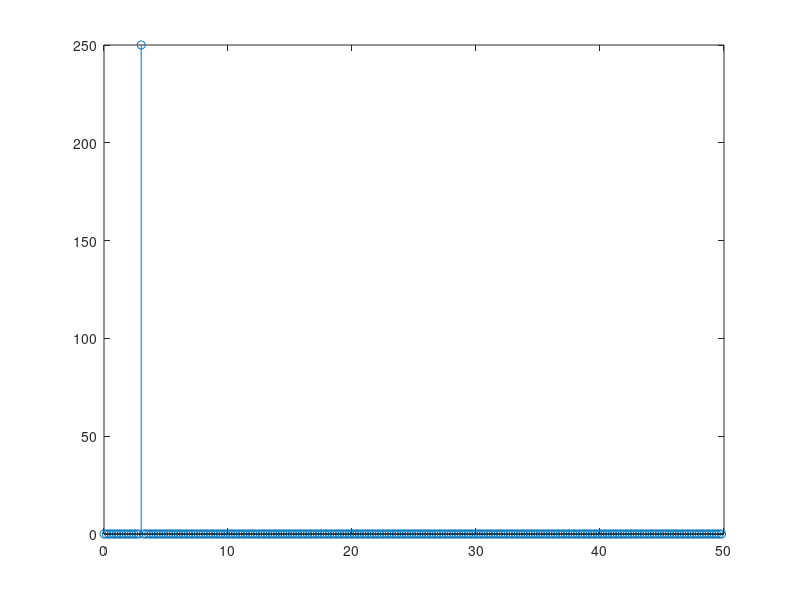
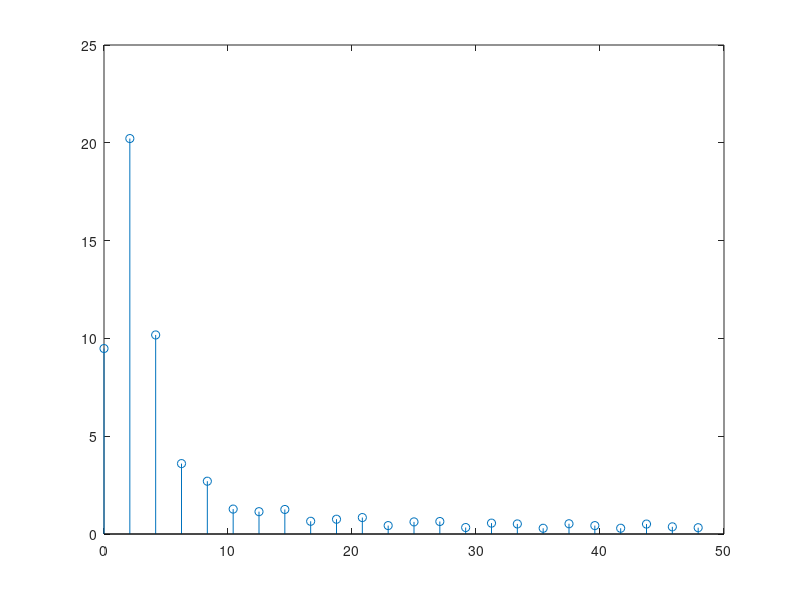

MATLAB code to generate these figures, in order: (Note: this script raises an error after producing the figures.)
% Purpose: to test if slicing a signal changes its frequency spectrum and
% learn proper implementation of FFT on Matlab

close all; clear all; clc
Fs = 100;                % Sampling Freq (in Hz)
T = 1/Fs;               % Sampling Period (in sec)
L = 5;                  % Length of Signal (in sec)
nfft = L * Fs;          % Number of Points
t = 0:T:L;              % Time Vector
freq = 3;               % Signal Freq (in Hz)


x = sin(freq*2*pi*t);   
X = fft(x, nfft);
X_half = X(1:nfft/2);    % Spectrum of real signal is always symmetric, so we throw away half of it
f = (0:nfft/2 - 1) * Fs/nfft;
figure()
stem(f, abs(X_half))


x_broken = [x(1:17), x(50:80)];
nfft_broken = length(x_broken); 
X_broken = fft(x_broken, nfft_broken);
X_broken_half = X_broken(1:nfft_broken/2);
f_broken = (0:nfft_broken/2 - 1) * Fs/nfft_broken;
figure()
stem(f_broken, abs(X_broken_half))

% brokenSignal = [x(1:17), x(50:80)];
% freqAxis = [-pi:2*pi/length(t):pi];
% 
% figure()
% subplot(2,1,1)
% plot(t, x)
% subplot(2,1,2)
% spec = fft(x);
% plot(abs(spec))
% 
% 
% figure()
% subplot(2,1,1)
% plot([t(1:17), t(50:80)], brokenSignal)
% subplot(2,1,2)
% brokenSpec = fft(brokenSignal);
% plot(abs(brokenSpec))

% Conclusion: slicing significantly impacts the frequency spectrum.. 
% Discussion: Is it okay to slice the signal first? 

%% ECDF

data = csvread('CIMT07_v2_L1sec.csv', 11, 1);
data = data(:, 1:3);
mag = zeros(length(data), 1);
for i = 1:length(data)
    mag(i) = sqrt(data(i, 1)^2 + data(i, 2)^2 + data(i, 3)^2);
end
